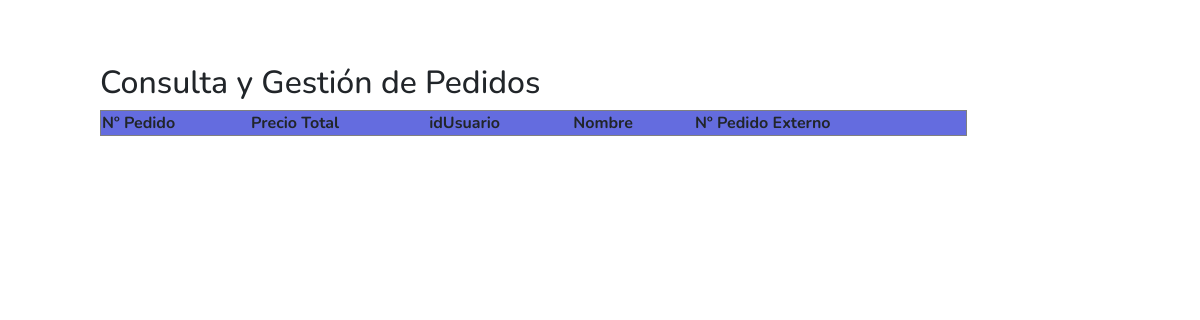
Page /content/CPanel/consulta_pedidos.php (signed in) on the earlier database version.
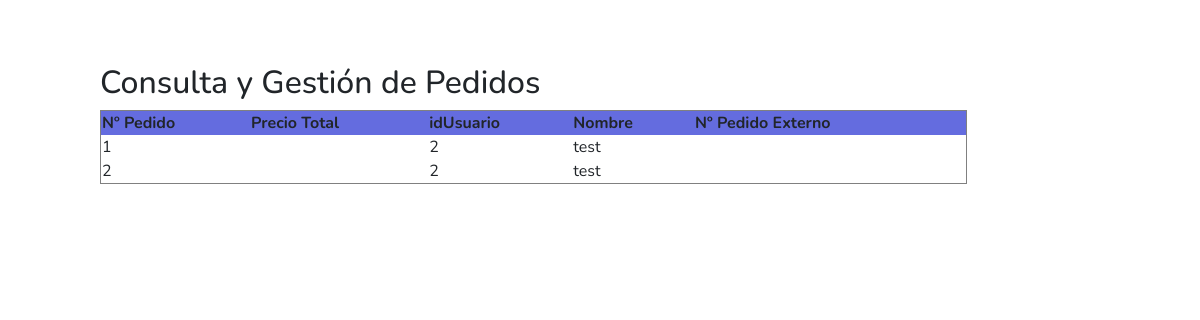
Same page on the later database version.
### tables this page shows
CREATE TABLE IF NOT EXISTS `pedidos` (
  `idPedido` int(11) NOT NULL AUTO_INCREMENT,
  `fecha` date DEFAULT NULL,
  `precioPedido` float DEFAULT NULL,
  `idUsuario` int(11) NOT NULL,
  `pedidoExterno` int(50) DEFAULT NULL,
  PRIMARY KEY (`idPedido`),
  KEY `fk_pedidos_usuarios1_idx` (`idUsuario`)
);

CREATE TABLE IF NOT EXISTS `clientes` (
  `idUsuario` int(11) NOT NULL AUTO_INCREMENT,
  `alias` varchar(50) NOT NULL,
  `CIF` varchar(15) NOT NULL,
  `direccion` varchar(45) NOT NULL,
  `autonomo` tinyint(1) NOT NULL,
  PRIMARY KEY (`idUsuario`)
);

### content/CPanel/consulta_pedidos.php (the view, shortened to what this page needs)
<?php
    $far="../../";
    include $far.'php/comun/head.php';
?>
<!DOCTYPE html>
<html>
    <head>
        <link rel ="stylesheet" href="/style/style.css"/>
    </head>
    <body <?php if($trabajador){echo "class='admin_body' id='body-pd'";}?>>
        <h2>Consulta y Gestión de Pedidos</h2>
        <table border="1" style="width: 80%;">
            <thead>
                <tr style="background-color: #646CDF;">
                    <th>Nº Pedido</th>
                    <th>Precio Total</th>
                    <th>idUsuario</th>
                    <th>Nombre</th>
                    <th>Nº Pedido Externo</th>
                </tr>
            </thead>
            <tbody>
                <?php
                    $consulta = "SELECT * FROM pedidos, clientes WHERE clientes.idUsuario = pedidos.idUsuario";
                    $res = mysqli_query($conn, $consulta);
                    while ($row = mysqli_fetch_array($res)) {
                        echo '<tr>';
                        echo '<td>' . $row['idPedido'] . '</td>';
                        echo '<td>' . $row['precioTotal'] . '</td>';
                        echo '<td>' . $row['idUsuario'] . '</td>';
                        echo '<td>' . $row['alias'] . '</td>';
                        echo '<td>' . $row['pedidoExterno'] . '</td>';
                        echo '</tr>';
                    }
                ?>
            </tbody>
        </table>
        <br>
    </body>
</html>

### php/comun/head.php (shortened to what this page needs)
<head>
    <link href="https://cdnjs.cloudflare.com/ajax/libs/font-awesome/4.7.0/css/font-awesome.min.css" rel="stylesheet">
    <link rel ="stylesheet" href="/style/style.css"/>
    <link href="https://cdn.jsdelivr.net/npm/boxicons@latest/css/boxicons.min.css" rel="stylesheet">
    <link href="https://cdn.jsdelivr.net/npm/bootstrap@5.1.3/dist/css/bootstrap.min.css" rel="stylesheet">
    <link rel="stylesheet" href="https://cdnjs.cloudflare.com/ajax/libs/OwlCarousel2/2.3.4/assets/owl.carousel.min.css" />
    <link rel="stylesheet" href="https://cdnjs.cloudflare.com/ajax/libs/OwlCarousel2/2.3.4/assets/owl.theme.default.min.css" />
</head>
<?php
    require $far.'php/config.php';
    if(isset($_SESSION['user_id'])){
        $consulta_trabajadores = "SELECT idUsuario FROM trabajadores WHERE idUsuario = '$_SESSION[user_id]'";
        $trabajadores = mysqli_query($conn, $consulta_trabajadores);
        $row_trab = mysqli_fetch_array($trabajadores);
        if($row_trab){
            $trabajador = true;
        }
    }
?>

### style/style.css (style rules this page uses)
:root { --header-height: 3rem; --nav-width: 68px; --first-color: #646CDF; --first-color-light: #AFA5D9; --white-color: #F7F6FB; --body-font: 'Nunito', sans-serif; --normal-font-size: 1rem; --z-fixed: 100 }
* { font-family: var(--body-font); }
.admin_body { position: relative; margin: var(--header-height) 0 0 0; padding: 0 1rem; transition: .5s }
@media screen and (min-width: 768px) { .admin_body { margin: calc(var(--header-height) + 1rem) 0 0 0; padding-left: calc(var(--nav-width) + 2rem) } }

Differences in the rows shown:
added pedidos: idPedido "1", clientes.idUsuario "2", clientes.alias "test"
added pedidos: idPedido "2", clientes.idUsuario "2", clientes.alias "test"
